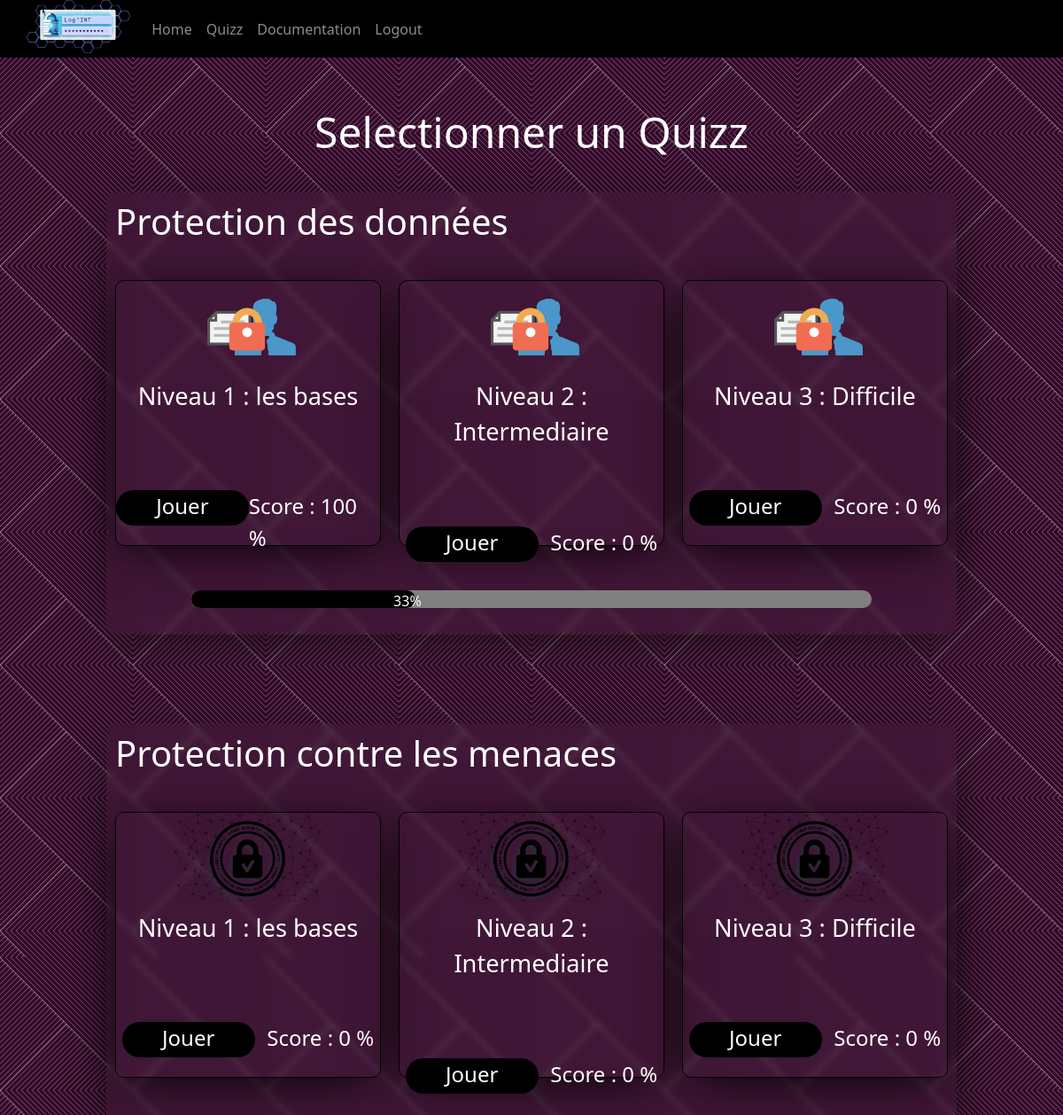
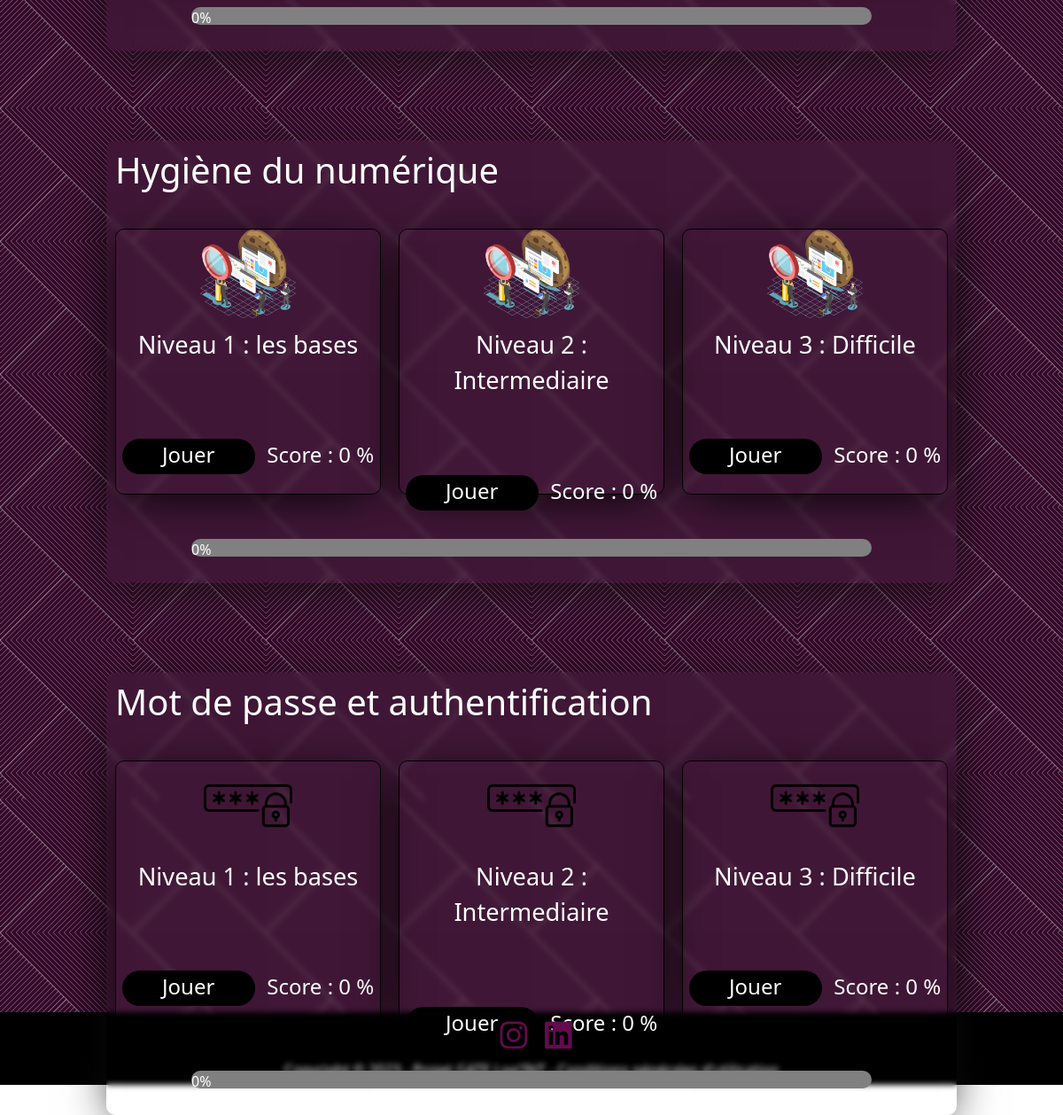
The page /quizz/ (signed in) on the database its author committed (2 pictures, top to bottom).
### questionnaire/models.py (models this page shows)
class Joueur(models.Model):
    username = models.CharField(max_length=255)
    qcmpdd1 = models.FloatField(default=0)
    qcmpdd2 = models.FloatField(default=0)
    qcmpdd3 = models.FloatField(default=0)
    qcmpdd1pourcentage = models.IntegerField(default=0)
    qcmpdd2pourcentage = models.IntegerField(default=0)
    qcmpdd3pourcentage = models.IntegerField(default=0)
    qcmpddTpourcentage = models.IntegerField(default=0)
    qcmpcm1pourcentage = models.IntegerField(default=0)
    qcmpcm2pourcentage = models.IntegerField(default=0)
    qcmpcm3pourcentage = models.IntegerField(default=0)
    qcmpcmTpourcentage = models.IntegerField(default=0)
    qcmhn1pourcentage = models.IntegerField(default=0)
    qcmhn2pourcentage = models.IntegerField(default=0)
    qcmhn3pourcentage = models.IntegerField(default=0)
    qcmhnTpourcentage = models.IntegerField(default=0)
    qcmmea1pourcentage = models.IntegerField(default=0)
    qcmmea2pourcentage = models.IntegerField(default=0)
    qcmmea3pourcentage = models.IntegerField(default=0)
    qcmmeaTpourcentage = models.IntegerField(default=0)
    validepdd1 = models.BooleanField(default=False)
    validepdd2 = models.BooleanField(default=False)
    validepdd3 = models.BooleanField(default=False)
    validepddT = models.BooleanField(default=False)
    validepcm1 = models.BooleanField(default=False)
    validepcm2 = models.BooleanField(default=False)
    validepcm3 = models.BooleanField(default=False)
    validepcmT = models.BooleanField(default=False)
    validehn1 = models.BooleanField(default=False)
    validehn2 = models.BooleanField(default=False)
    validehn3 = models.BooleanField(default=False)
    validehnT = models.BooleanField(default=False)
    validemea1 = models.BooleanField(default=False)
    validemea2 = models.BooleanField(default=False)
    validemea3 = models.BooleanField(default=False)
    validemeaT = models.BooleanField(default=False)

### GATE_website/views.py (the view)
# urls.py: path('quizz/', quizz, name='quizz'),
@login_required
def quizz(request):
    context = {
        'joueur': Joueur.objects.get(username=request.user.username)
    }
    return render(request, "GATE_website/quizz.html", context)

### GATE_website/templates/GATE_website/quizz.html (shortened to what this page needs)
{% load static %}
<!DOCTYPE html>
<html lang="en">
<head>
    <link rel="stylesheet" href="{% static 'css/quizz.css' %}">
    <link href="https://cdn.jsdelivr.net/npm/bootstrap@5.3.0-alpha1/dist/css/bootstrap.min.css" rel="stylesheet">
</head>
<body>
    {% include 'GATE_website/quizznavbar.html' %}
    <section id="main">
        <div class="texte">
            <h1>Selectionner un Quizz</h1>
        </div>
    <div class="all">
        <div class="cadre1">
            <div class="texte1">
                <h1>Protection des données</h1>
            </div>
            <div class="all1">
            <div class="cadrein1">
                <div class="imagein1">
                    <img src="{% static 'img/kisspng-general-data-protection-regulation-information-pri-gdpr-5b0eab592b23a7.8898485115276880251767.png' %}" alt="">
                </div>
                <div class="niveau11">
                    <p>Niveau 1 : les bases</p>
                </div>
                <div class="bas11">
                    <div class="bouton11">
                        <a href="{% url 'questionnaire:pddquizz' %}" style="text-decoration: none; color: white">
                        <p>Jouer</p>
                        </a>
                    </div>
                    <div class="score11">
                        <p>Score : {{joueur.qcmpdd1pourcentage}} %</p>
                    </div>
                </div>
            </div>
            <div class="cadrein12">
                <div class="imagein12">
                    <img src="{% static 'img/kisspng-general-data-protection-regulation-information-pri-gdpr-5b0eab592b23a7.8898485115276880251767.png' %}" alt="">
                </div>
                <div class="niveau12">
                    <p>Niveau 2 : Intermediaire</p>
                </div>
                <div class="bas12">
                    <div class="bouton12">
                        <p>Jouer</p>
                    </div>
                    <div class="score12">
                        <p>Score : {{joueur.qcmpdd2pourcentage}} %</p>
                    </div>
                </div>
            </div>
             <div class="cadrein13">
                <div class="imagein13">
                    <img src="{% static 'img/kisspng-general-data-protection-regulation-information-pri-gdpr-5b0eab592b23a7.8898485115276880251767.png' %}" alt="">
                </div>
                <div class="niveau13">
                    <p>Niveau 3 : Difficile</p>
                </div>
                <div class="bas13">
                    <div class="bouton13">
                        <p>Jouer</p>
                    </div>
                    <div class="score13">
                        <p>Score : {{joueur.qcmpdd3pourcentage}} %</p>
                    </div>
                </div>
            </div>
        </div>
            <div class="progressbar1">
                    <div class="progressbar-level1" style="width: {{joueur.qcmpddTpourcentage}}%">
                        <p>{{joueur.qcmpddTpourcentage}}%</p>
                    </div>
            </div>
        </div>
<div class="cadre1">
            <div class="texte1">
                <h1>Protection contre les menaces</h1>
            </div>
            <div class="all1">
            <div class="cadrein2">
                <div class="imagein2">
                    <img src="{% static 'img/Cybersecurity.png' %}" alt="">
                </div>
                <div class="niveau21">
                    <p>Niveau 1 : les bases</p>
                </div>
                <div class="bas11">
                    <div class="bouton21">
                        <a href="#" style="text-decoration: none; color: white">
                        <p>Jouer</p>
                        </a>
                    </div>
                    <div class="score21">
                        <p>Score : {{joueur.qcmpcm1pourcentage}} %</p>
                    </div>
                </div>
            </div>
            <div class="cadrein22">
                <div class="imagein22">
                    <img src="{% static 'img/Cybersecurity.png' %}" alt="">
                </div>
                <div class="niveau12">
                    <p>Niveau 2 : Intermediaire</p>
                </div>
                <div class="bas12">
                    <div class="bouton22">
                        <p>Jouer</p>
                    </div>
                    <div class="score22">
                        <p>Score : {{joueur.qcmpcm2pourcentage}} %</p>
                    </div>
                </div>
            </div>
             <div class="cadrein23">
                <div class="imagein23">
                    <img src="{% static 'img/Cybersecurity.png' %}" alt="">
                </div>
                <div class="niveau23">
                    <p>Niveau 3 : Difficile</p>
                </div>
                <div class="bas13">
                    <div class="bouton23">
                        <p>Jouer</p>
                    </div>
                    <div class="score23">
                        <p>Score : {{joueur.qcmpcm3pourcentage}} %</p>
                    </div>
                </div>
            </div>
        </div>
            <div class="progressbar2">
                    <div class="progressbar-level2" style="width: {{joueur.qcmpcmTpourcentage}}%">
                        <p>{{joueur.qcmpcmTpourcentage}}%</p>
                    </div>
            </div>
        </div>
<div class="cadre1">
            <div class="texte1">
                <h1>Hygiène du numérique</h1>
            </div>
            <div class="all1">
            <div class="cadrein3">
                <div class="imagein3">
                    <img src="{% static 'img/cookies-comportement.png' %}" alt="">
                </div>
                <div class="niveau31">
                    <p>Niveau 1 : les bases</p>
                </div>
                <div class="bas11">
                    <div class="bouton31">
                        <a href="#" style="text-decoration: none; color: white">
                        <p>Jouer</p>
                        </a>
                    </div>
                    <div class="score31">
                        <p>Score : {{joueur.qcmhn1pourcentage}} %</p>
                    </div>
                </div>
            </div>
            <div class="cadrein32">
                <div class="imagein32">
                    <img src="{% static 'img/cookies-comportement.png' %}" alt="">
                </div>
                <div class="niveau32">
                    <p>Niveau 2 : Intermediaire</p>
                </div>
                <div class="bas32">
                    <div class="bouton32">
                        <p>Jouer</p>
                    </div>
                    <div class="score32">
                        <p>Score : {{joueur.qcmhn2pourcentage}} %</p>
                    </div>
                </div>
            </div>
             <div class="cadrein33">
                <div class="imagein33">
                    <img src="{% static 'img/cookies-comportement.png' %}" alt="">
                </div>
                <div class="niveau33">
                    <p>Niveau 3 : Difficile</p>
                </div>
                <div class="bas33">
                    <div class="bouton33">
                        <p>Jouer</p>
                    </div>
                    <div class="score33">
                        <p>Score : {{joueur.qcmhn3pourcentage}} %</p>
                    </div>
                </div>
            </div>
        </div>
            <div class="progressbar3">
                    <div class="progressbar-level3" style="width: {{joueur.qcmhnTpourcentage}}%">
                        <p>{{joueur.qcmhnTpourcentage}}%</p>
                    </div>
            </div>
        </div>
        <div class="cadre1">
            <div class="texte1">
                <h1>Mot de passe et authentification</h1>
            </div>
            <div class="all1">
            <div class="cadrein4">
                <div class="imagein4">
                    <img src="{% static 'img/103089.png' %}" alt="">
                </div>
                <div class="niveau41">
                    <p>Niveau 1 : les bases</p>
                </div>
                <div class="bas11">
                    <div class="bouton41">
                        <a href="#" style="text-decoration: none; color: white">
                        <p>Jouer</p>
                        </a>
                    </div>
                    <div class="score41">
                        <p>Score : {{joueur.qcmmea1pourcentage}} %</p>
                    </div>
                </div>
            </div>
            <div class="cadrein42">
                <div class="imagein42">
                    <img src="{% static 'img/103089.png' %}" alt="">
                </div>
                <div class="niveau42">
                    <p>Niveau 2 : Intermediaire</p>
                </div>
                <div class="bas42">
                    <div class="bouton42">
                        <p>Jouer</p>
                    </div>
                    <div class="score42">
                        <p>Score : {{joueur.qcmmea2pourcentage}} %</p>
                    </div>
                </div>
            </div>
             <div class="cadrein43">
                <div class="imagein43">
                    <img src="{% static 'img/103089.png' %}" alt="">
                </div>
                <div class="niveau43">
                    <p>Niveau 3 : Difficile</p>
                </div>
                <div class="bas33">
                    <div class="bouton43">
                        <p>Jouer</p>
                    </div>
                    <div class="score43">
                        <p>Score : {{joueur.qcmmea3pourcentage}} %</p>
                    </div>
                </div>
            </div>
        </div>
            <div class="progressbar4">
                    <div class="progressbar-level4" style="width: {{joueur.qcmmeaTpourcentage}}%">
                        <p>{{joueur.qcmmeaTpourcentage}}%</p>
                    </div>
            </div>
        </div>
    </div>
    </section>
     <footer>
        <div class="parentIcon">
            <a href="https://www.instagram.com/log_int_2023/" target="_blank" rel="noopener noreferrer"><i class="fa-brands fa-instagram"></i></a>
            <a href="https://www.linkedin.com/company/log-int2023/" target="_blank" rel="noopener noreferrer"><i class="fa-brands fa-linkedin"></i></a>
        </div>
        <div class="copy">
            <p>Copyright © 2023 - Projet GATE Log'INT - <a href="../cgu/" target="_blank" rel="noopener noreferrer">Conditions générales d'utilisation</a>
            </p>
        </div>
    </footer>
</body>
</html>

### GATE_website/templates/GATE_website/quizznavbar.html (shortened to what this page needs)
{% load static %}
<header>
    <nav class="navbar fixed-top navbar-expand-lg navbar-dark" style="background-color:black ; padding: 0 ">
        <div class="container" style="padding-left: 0">
        <a href="../" class="navbar-brand mb-0 h1" style="padding: 0 ; justify-content: left">
            <img src="{% static "img/logo1.png" %}" style="height: 60px ; margin-bottom: 5px " >
        </a>
        <div class="collapse navbar-collapse" id="navbarNav">
            <ul class="navbar-nav">
                <li class="nav-item">
                    <a href="../" class="nav-link" style="transition: all .4s;">
                        Home
                    </a>
                </li>
                <li class="nav-item">
                    <a href="../quizz/" class="nav-link" style="transition: all .4s;">
                        Quizz
                    </a>
                </li>
                <li class="nav-item">
                    <a href="../documentation/" class="nav-link" style="transition: all .4s;">
                        Documentation
                    </a>
                </li>
                <li class="nav-item">
                    <a href="{% url 'accounts:logout' %}" class="nav-link" style="transition: all .4s;">
                        Logout
                    </a>
                </li>
            </ul>
        </div>
        </div>
    </nav>
</header>

### rows shown on the page
Joueur: qcmpdd1pourcentage "100", qcmpdd2pourcentage "0", qcmpdd3pourcentage "0", qcmpddTpourcentage "33", qcmpcm1pourcentage "0", qcmpcm2pourcentage "0", qcmpcm3pourcentage "0", qcmpcmTpourcentage "0", qcmhn1pourcentage "0", qcmhn2pourcentage "0", qcmhn3pourcentage "0", qcmhnTpourcentage "0", qcmmea1pourcentage "0", qcmmea2pourcentage "0", qcmmea3pourcentage "0", qcmmeaTpourcentage "0"
